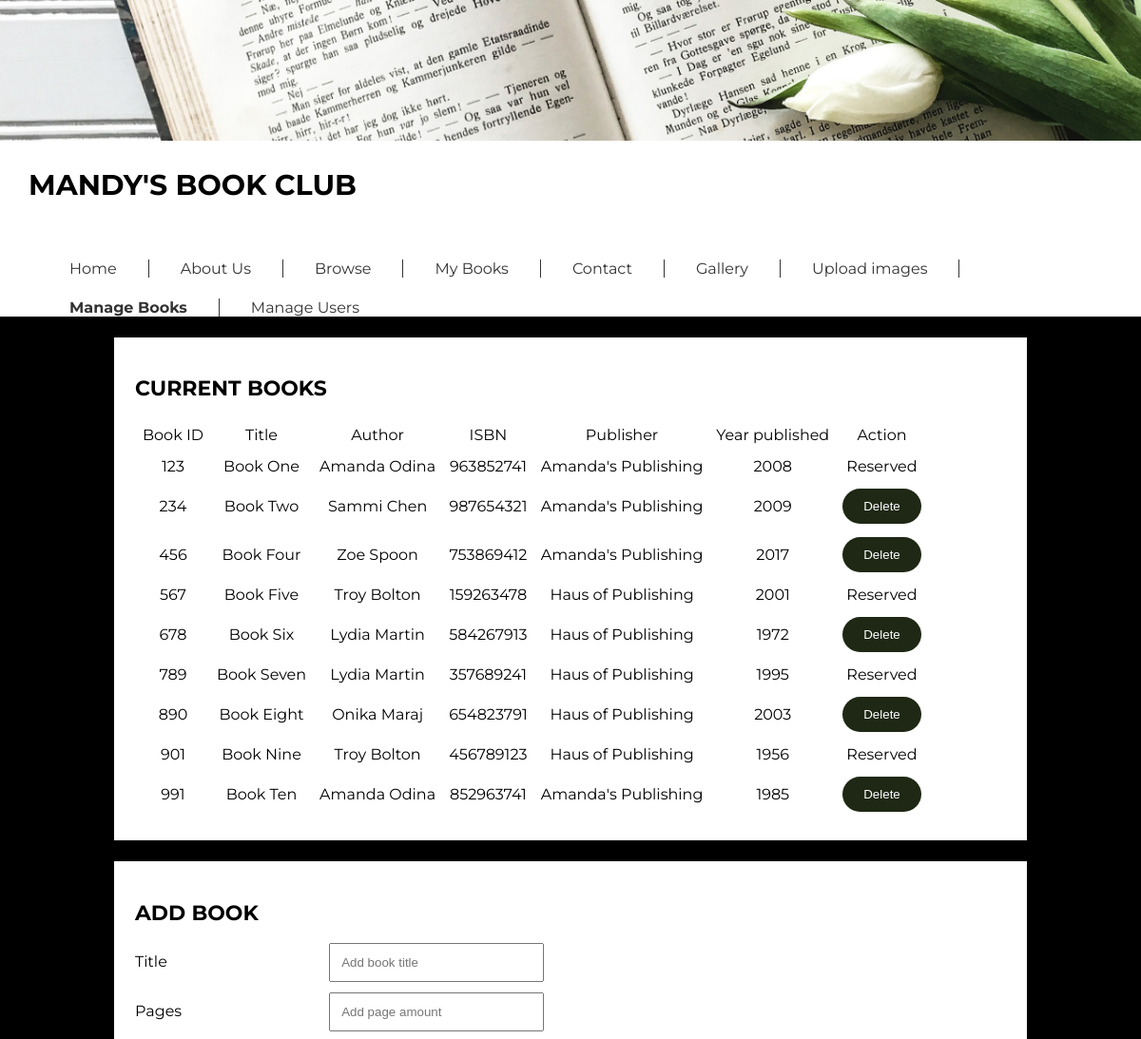
Before: /books.php (signed in, upper part) with the older database file.
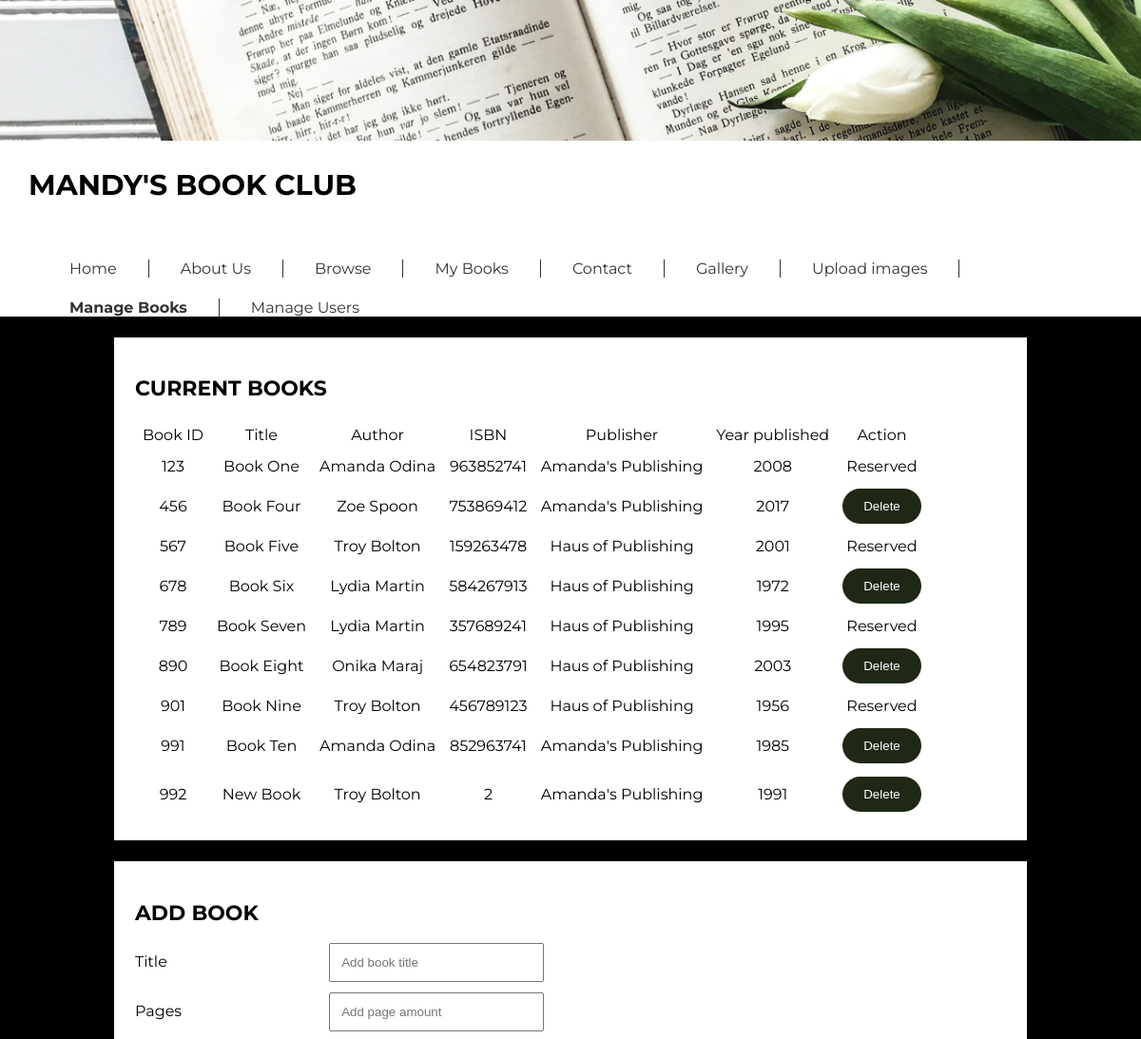
After: the same page with the newer database file.
### tables this page shows
CREATE TABLE `books` (
  `book_id` int(11) NOT NULL,
  `ISBN` int(11) NOT NULL,
  `book_title` varchar(255) NOT NULL,
  `total_pages` int(11) NOT NULL,
  `edition_number` int(11) NOT NULL,
  `year_published` int(11) NOT NULL,
  `publishing_company_id` int(11) NOT NULL
);

CREATE TABLE `publisher` (
  `publisher_id` int(11) NOT NULL,
  `publisher_name` varchar(64) NOT NULL
);

### functions.php (called while the page is built, shortened)
<?php
function getAllBooks() {
	$query = "SELECT Books.book_ID, Books.book_title, Books.ISBN, Authors.first_name, Authors.last_name, publisher.publisher_name, Books.year_published, reserved_books.is_reserved
	FROM Books
	JOIN book_author ON Books.book_ID = book_author.book_ID
	JOIN publisher ON Books.publishing_company_id = publisher.publisher_id
	JOIN Authors ON Authors.author_ID = book_author.author_ID
	LEFT JOIN (
							SELECT count(status_id) as is_reserved, book_id
							FROM book_status
							WHERE reserved = 1
							GROUP BY book_id
						) reserved_books ON reserved_books.book_id = Books.book_ID
	ORDER BY Books.book_ID";
	$stmt = $GLOBALS['db']->prepare($query);
	$stmt->bind_result($ID, $title, $isbn, $author_first, $author_last, $publisher, $date, $is_reserved);
	$stmt->execute();
	$books = [];
	while ($stmt->fetch()) {
		array_push($books, [
			'id' => $ID,
			'title' => $title,
			'isbn' => $isbn,
			'author_first' => $author_first,
			'author_last' => $author_last,
			'publisher' => $publisher,
			'published' => $date,
			'is_reserved' => $is_reserved
		]);
	}
	return $books;
}
function getBooksForAddingCopies() {
	$query = "SELECT Books.book_ID, Books.book_title, Books.ISBN, Books.edition_number, Books.year_published
	FROM Books
	ORDER BY Books.book_title";
	$stmt = $GLOBALS['db']->prepare($query);
	$stmt->bind_result($ID, $title, $isbn, $edition, $date);
	$stmt->execute();
	$books = [];
	while ($stmt->fetch()) {
		array_push($books, [
			'id' => $ID,
			'title' => $title,
			'isbn' => $isbn,
			'edition' => $edition,
			'published' => $date,
		]);
	}
	return $books;
}

### books.php (the view, shortened to what this page needs)
<?php
	include ('functions.php');
	$books = getAllBooks();
	include("header.php");
?>
	<div class="centerBlock">
		<h2>Current books</h2>
		<table cellpadding="6" class="currentBooks">
			<thead>
				<tr>
					<td>Book ID</td><td>Title</td> <td>Author</td> <td>ISBN</td> <td>Publisher</td> <td>Year published</td> <td>Action</td>
				</tr>
			</thead>
			<tbody>
			<?php
					foreach($books as $book) {
						echo "<tr>
							<td>".$book['id']."</td>
							<td>".$book['title']."</td>
							<td>".$book['author_first']." ".$book['author_last']."</td>
							<td>".$book['isbn']."</td>
							<td>".$book['publisher']."</td>
							<td>".$book['published']."</td>
							<td>";
							if(!$book['is_reserved']) {
								echo "<form method='POST' action='books.php'>
										<button name='delete_book' value='".$book['id']."' type='submit'>Delete</button>
									</form>";
							} else {
								echo "Reserved";
							}
							echo "</td>
						</tr>";
					}
			?>
			</tbody>
		</table>
	</div>
	<div class="centerBlock">
		<h2>Add book</h2>
		<form action="books.php" method="POST">
				<div>
					<label class="label">Title</label>
					<input type="text" id="title" name="title" placeholder="Add book title" value="">
				</div>
				<div>
					<label class="label">Pages</label>
					<input type="number" id="pages" name="pages" placeholder="Add page amount" value="">
				</div>
		</form>
	</div>
	<br/>
</body>
</html>

Changed rows visible on the page:
removed books: book_id "234", book_title "Book Two", author_first "Sammi", author_last "Chen", ISBN "987654321", publishing_company.publisher_name "Amanda's Publishing", year_published "2009"
added books: book_id "992", book_title "New Book", author_first "Troy", author_last "Bolton", ISBN "2", publishing_company.publisher_name "Amanda's Publishing", year_published "1991"
